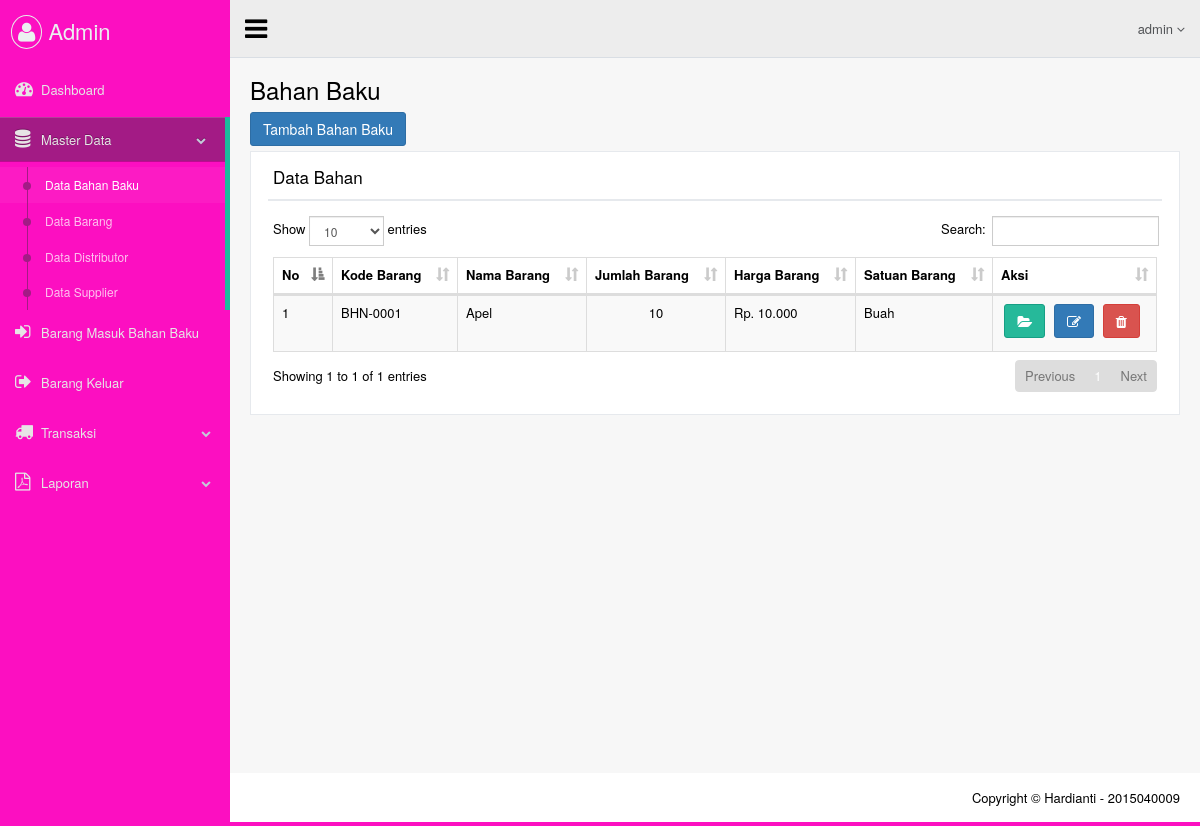
The page /views/admin/dt_bahan_baku.php (signed in) on the database its author committed.
### tables this page shows
CREATE TABLE `dta_bahan_baku` (
  `id_bahan_baku` varchar(20) NOT NULL,
  `nama` varchar(50) NOT NULL,
  `jumlah` int(11) NOT NULL,
  `harga` int(11) NOT NULL,
  `satuan` varchar(50) NOT NULL
);

### views/admin/dt_bahan_baku.php (the view, shortened to what this page needs)
<?php include_once 'atribut/head.php'; ?>
<body class="nav-md">
  <div class="container body">
    <div class="main_container">
      <?php include_once 'atribut/header.php'; ?>
      <div class="right_col" role="main">
        <div class="">
          <div class="page-title">
            <div class="title_left">
              <h3>Bahan Baku</h3>
            </div>
          </div>
          <div class="clearfix"></div>
          <div class="row">
            <div class="col-lg-3 col-md-3 col-sm-6 col-xs-12">
              <a href="dt_bahan_baku_tambah.php" class="btn btn-primary">Tambah Bahan Baku</a>
            </div>
          </div>
          <div class="row">
            <div class="col-md-12 col-sm-12 col-xs-12">
              <div class="x_panel">
                <div class="x_title">
                  <h2>Data Bahan</h2>
                  <div class="clearfix"></div>
                </div>
                <div class="x_content">
                  <table class="table table-striped table-bordered table-hover" id="datatables" style="width: 100%">
                    <thead>
                        <tr>
                            <th>No</th>
                            <th>Kode Barang</th>
                            <th>Nama Barang</th>
                            <th>Jumlah Barang</th>
                            <th>Harga Barang</th>
                            <th>Satuan Barang</th>
                            <th>Aksi</th>
                        </tr>
                    </thead>
                    <tbody>
                        <?php
                        $query  = "SELECT * FROM dta_bahan_baku";
                        $result = $mysqli->query($query);
                        $no = 1;
                        while ($row = $result->fetch_array(MYSQLI_ASSOC)) :
                        ?>
                         <tr>
                             <td><?php echo $no++ ?></td>
                             <td><?php echo $row['id_bahan_baku']; ?></td>
                             <td><?php echo $row['nama']; ?></td>
                             <td align="center"><?php echo $row['jumlah']; ?></td>
                             <td><?php echo "Rp. ". number_format($row['harga'], 0, ",", "."); ?></td>
                             <td><?= $row['satuan'] ?></td>
                             <td align="center">
                               <a class="btn btn-success" href="dt_bahan_baku_detail.php?id_bahan_baku=<?php echo $row['id_bahan_baku'] ?>"><i class="fa fa-folder-open"></i> </a>
                               <a class="btn btn-primary" href="dt_bahan_baku_ubah.php?id_bahan_baku=<?php echo $row['id_bahan_baku'] ?>"><i class="fa fa-edit"></i> </a>
                               <a class="btn btn-danger" href="javascript:;" data-id="<?php echo $row['id_bahan_baku'] ?>" data-toggle="modal" data-target="#modal-konfirmasihapusbarang"><i class="fa fa-trash"></i> </a>
                             </td>
                         </tr>
                        <?php endwhile; ?>
                    </tbody>
                  </table>
                </div>
              </div>
            </div>
          </div>
        </div>
      </div>
      <?php include_once 'atribut/footer.php'; ?>
    </div>
  </div>
<?php include_once 'atribut/foot.php'; ?>

### rows shown on the page
dta_bahan_baku: id_bahan_baku "BHN-0001", nama "Apel", jumlah "10", harga "10.000", satuan "Buah"
